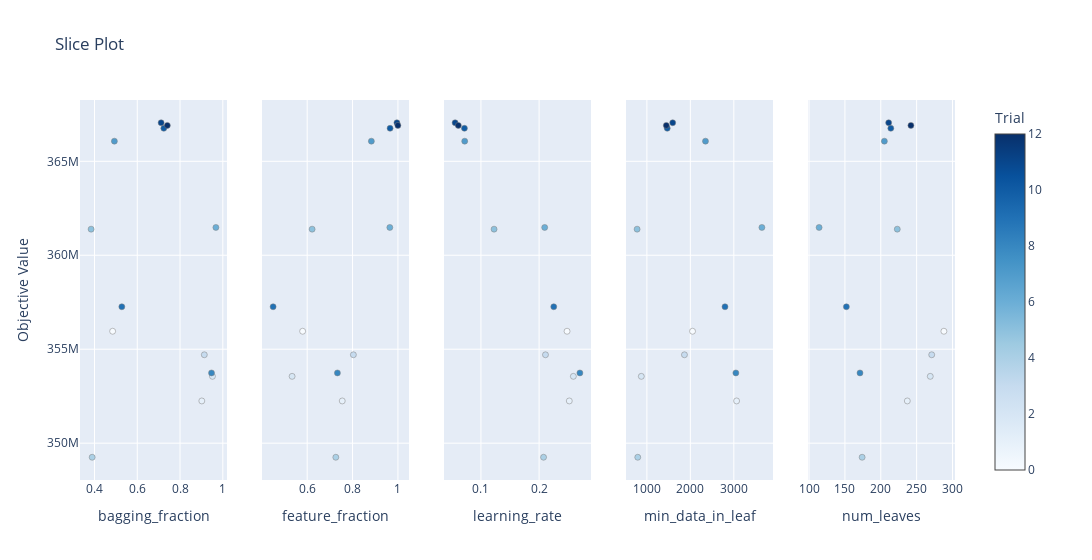

This figure's notebook cell:
### Markdown cell above
El **learning rate** es un parámetro que tiene que ir acompañado por más árboles.

### Code cell
plot_slice(study)

### Figure 1 — Plotly figure (JSON) as saved in the notebook; plotly's stock layout.template omitted (floating-point values rounded to 4 significant figures)
{"data": [{"marker": {"color": [0, 1, 2, 3, 4, 5, 6, 7, 8, 9, 10, 11, 12], "colorbar": {"title": {"text": "Trial"}, "x": 1, "xpad": 40}, "colorscale": [[0, "rgb(247,251,255)"], [0.125, "rgb(222,235,247)"], [0.25, "rgb(198,219,239)"], [0.375, "rgb(158,202,225)"], [0.5, "rgb(107,174,214)"], [0.625, "rgb(66,146,198)"], [0.75, "rgb(33,113,181)"], [0.875, "rgb(8,81,156)"], [1, "rgb(8,48,107)"]], "line": {"color": "Grey", "width": 0.5}, "showscale": true}, "mode": "markers", "name": "Feasible Trial", "showlegend": false, "type": "scatter", "x": [0.4848, 0.9019, 0.9517, 0.9136, 0.3891, 0.3841, 0.9677, 0.493, 0.9472, 0.5278, 0.7241, 0.7115, 0.7406], "xaxis": "x", "y": [355957000, 352247000, 353556000, 354704000, 349251000, 361389000, 361480000, 366072000, 353738000, 357259000, 366758000, 367052000, 366912000], "yaxis": "y"}, {"marker": {"color": [0, 1, 2, 3, 4, 5, 6, 7, 8, 9, 10, 11, 12], "colorbar": {"title": {"text": "Trial"}, "x": 1, "xpad": 40}, "colorscale": [[0, "rgb(247,251,255)"], [0.125, "rgb(222,235,247)"], [0.25, "rgb(198,219,239)"], [0.375, "rgb(158,202,225)"], [0.5, "rgb(107,174,214)"], [0.625, "rgb(66,146,198)"], [0.75, "rgb(33,113,181)"], [0.875, "rgb(8,81,156)"], [1, "rgb(8,48,107)"]], "line": {"color": "Grey", "width": 0.5}, "showscale": false}, "mode": "markers", "name": "Feasible Trial", "showlegend": false, "type": "scatter", "x": [0.5799, 0.7545, 0.5335, 0.8037, 0.7262, 0.6217, 0.9643, 0.8828, 0.7332, 0.4498, 0.9654, 0.9956, 0.9999], "xaxis": "x2", "y": [355957000, 352247000, 353556000, 354704000, 349251000, 361389000, 361480000, 366072000, 353738000, 357259000, 366758000, 367052000, 366912000], "yaxis": "y2"}, {"marker": {"color": [0, 1, 2, 3, 4, 5, 6, 7, 8, 9, 10, 11, 12], "colorbar": {"title": {"text": "Trial"}, "x": 1, "xpad": 40}, "colorscale": [[0, "rgb(247,251,255)"], [0.125, "rgb(222,235,247)"], [0.25, "rgb(198,219,239)"], [0.375, "rgb(158,202,225)"], [0.5, "rgb(107,174,214)"], [0.625, "rgb(66,146,198)"], [0.75, "rgb(33,113,181)"], [0.875, "rgb(8,81,156)"], [1, "rgb(8,48,107)"]], "line": {"color": "Grey", "width": 0.5}, "showscale": false}, "mode": "markers", "name": "Feasible Trial", "showlegend": false, "type": "scatter", "x": [0.2481, 0.2519, 0.2589, 0.211, 0.2077, 0.1226, 0.2096, 0.07207, 0.2702, 0.2252, 0.07155, 0.05554, 0.06107], "xaxis": "x3", "y": [355957000, 352247000, 353556000, 354704000, 349251000, 361389000, 361480000, 366072000, 353738000, 357259000, 366758000, 367052000, 366912000], "yaxis": "y3"}, {"marker": {"color": [0, 1, 2, 3, 4, 5, 6, 7, 8, 9, 10, 11, 12], "colorbar": {"title": {"text": "Trial"}, "x": 1, "xpad": 40}, "colorscale": [[0, "rgb(247,251,255)"], [0.125, "rgb(222,235,247)"], [0.25, "rgb(198,219,239)"], [0.375, "rgb(158,202,225)"], [0.5, "rgb(107,174,214)"], [0.625, "rgb(66,146,198)"], [0.75, "rgb(33,113,181)"], [0.875, "rgb(8,81,156)"], [1, "rgb(8,48,107)"]], "line": {"color": "Grey", "width": 0.5}, "showscale": false}, "mode": "markers", "name": "Feasible Trial", "showlegend": false, "type": "scatter", "x": [2050, 3064, 872, 1864, 790, 775, 3646, 2348, 3047, 2797, 1468, 1594, 1447], "xaxis": "x4", "y": [355957000, 352247000, 353556000, 354704000, 349251000, 361389000, 361480000, 366072000, 353738000, 357259000, 366758000, 367052000, 366912000], "yaxis": "y4"}, {"marker": {"color": [0, 1, 2, 3, 4, 5, 6, 7, 8, 9, 10, 11, 12], "colorbar": {"title": {"text": "Trial"}, "x": 1, "xpad": 40}, "colorscale": [[0, "rgb(247,251,255)"], [0.125, "rgb(222,235,247)"], [0.25, "rgb(198,219,239)"], [0.375, "rgb(158,202,225)"], [0.5, "rgb(107,174,214)"], [0.625, "rgb(66,146,198)"], [0.75, "rgb(33,113,181)"], [0.875, "rgb(8,81,156)"], [1, "rgb(8,48,107)"]], "line": {"color": "Grey", "width": 0.5}, "showscale": false}, "mode": "markers", "name": "Feasible Trial", "showlegend": false, "type": "scatter", "x": [288, 237, 269, 271, 174, 223, 114, 205, 171, 152, 214, 211, 242], "xaxis": "x5", "y": [355957000, 352247000, 353556000, 354704000, 349251000, 361389000, 361480000, 366072000, 353738000, 357259000, 366758000, 367052000, 366912000], "yaxis": "y5"}], "layout": {"title": {"text": "Slice Plot"}, "width": 1500, "xaxis": {"anchor": "y", "domain": [0, 0.168], "title": {"text": "bagging_fraction"}}, "xaxis2": {"anchor": "y2", "domain": [0.208, 0.376], "title": {"text": "feature_fraction"}}, "xaxis3": {"anchor": "y3", "domain": [0.416, 0.584], "title": {"text": "learning_rate"}}, "xaxis4": {"anchor": "y4", "domain": [0.624, 0.792], "title": {"text": "min_data_in_leaf"}}, "xaxis5": {"anchor": "y5", "domain": [0.832, 1], "title": {"text": "num_leaves"}}, "yaxis": {"anchor": "x", "domain": [0, 1], "title": {"text": "Objective Value"}}, "yaxis2": {"anchor": "x2", "domain": [0, 1], "matches": "y", "showticklabels": false}, "yaxis3": {"anchor": "x3", "domain": [0, 1], "matches": "y", "showticklabels": false}, "yaxis4": {"anchor": "x4", "domain": [0, 1], "matches": "y", "showticklabels": false}, "yaxis5": {"anchor": "x5", "domain": [0, 1], "matches": "y", "showticklabels": false}}}
